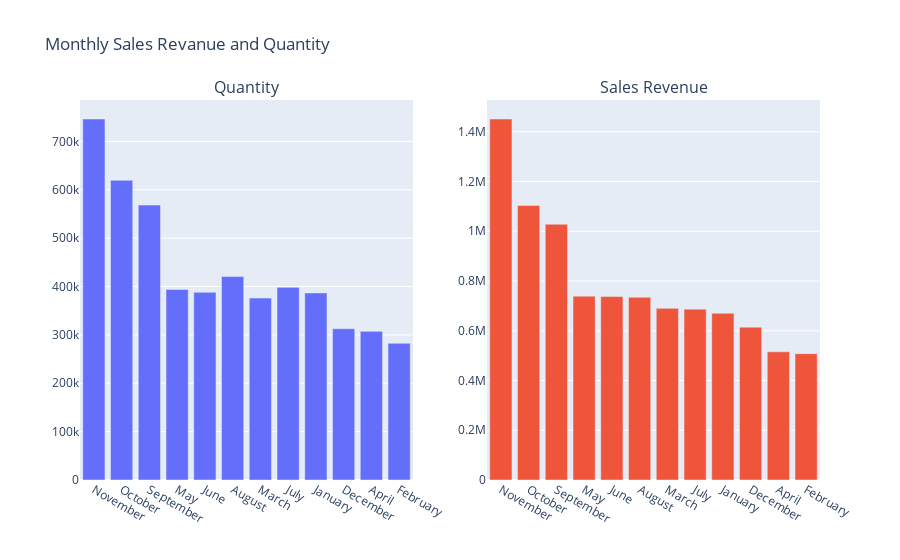

Notebook source saved alongside this figure:
### Code cell
fig = make_subplots(rows=1, cols=2, shared_yaxes=False,
                  subplot_titles=("Quantity", "Sales Revenue")
                        )

fig.add_trace(go.Bar(x=temp_df['Month'], y=temp_df['Quantity'],name = 'Quantity'),1, 1)

fig.add_trace(go.Bar(x=temp_df['Month'], y=temp_df['Sales Revenue'],name = 'Sales Revenue'),1, 2)

fig.update_layout(showlegend=False, title_text="Monthly Sales Revanue and Quantity")
fig.show()

### Figure 1 — Plotly figure (JSON) as saved in the notebook; plotly's stock layout.template omitted (floating-point values rounded to 4 significant figures)
{"data": [{"name": "Quantity", "type": "bar", "x": ["November", "October", "September", "May", "June", "August", "March", "July", "January", "December", "April", "February"], "xaxis": "x", "y": [746313, 619600, 568448, 393855, 388051, 420517, 376184, 398243, 386742, 312649, 307375, 282630], "yaxis": "y"}, {"name": "Sales Revenue", "type": "bar", "x": ["November", "October", "September", "May", "June", "August", "March", "July", "January", "December", "April", "February"], "xaxis": "x2", "y": [1451000.0, 1103000.0, 1028000.0, 739000.0, 737500.0, 734800.0, 690100.0, 686800.0, 670500.0, 614500.0, 515200.0, 507900.0], "yaxis": "y2"}], "layout": {"annotations": [{"font": {"size": 16}, "showarrow": false, "text": "Quantity", "x": 0.225, "xanchor": "center", "xref": "paper", "y": 1, "yanchor": "bottom", "yref": "paper"}, {"font": {"size": 16}, "showarrow": false, "text": "Sales Revenue", "x": 0.775, "xanchor": "center", "xref": "paper", "y": 1, "yanchor": "bottom", "yref": "paper"}], "showlegend": false, "title": {"text": "Monthly Sales Revanue and Quantity"}, "xaxis": {"anchor": "y", "domain": [0, 0.45]}, "xaxis2": {"anchor": "y2", "domain": [0.55, 1]}, "yaxis": {"anchor": "x", "domain": [0, 1]}, "yaxis2": {"anchor": "x2", "domain": [0, 1]}}}
